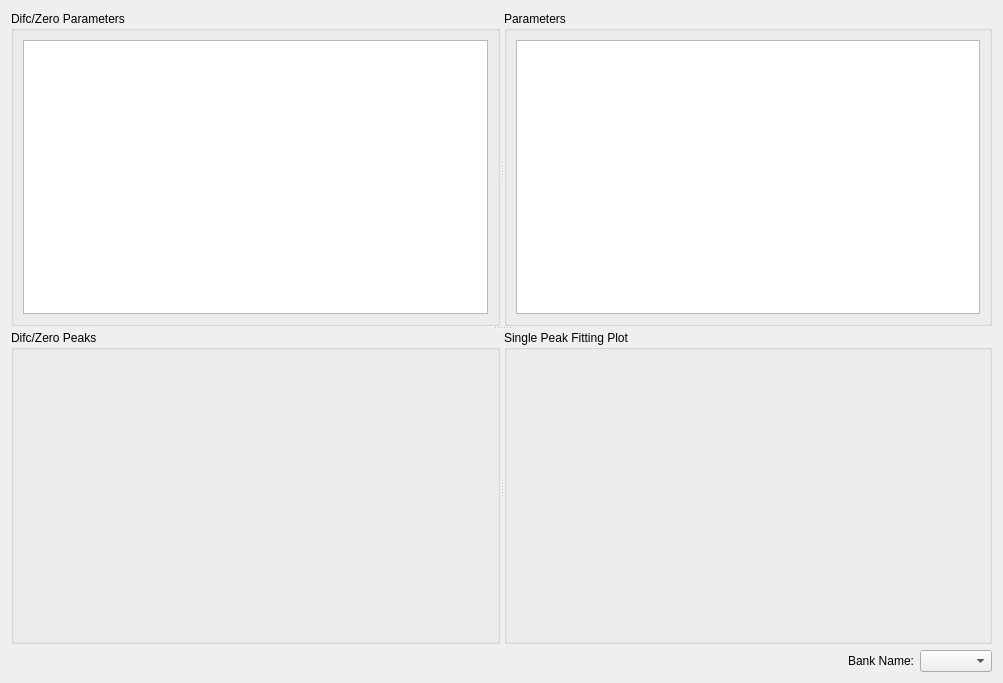
<?xml version="1.0" encoding="UTF-8"?>
<ui version="4.0">
 <class>EnggDiffPeakDiag</class>
 <widget class="QWidget" name="EnggDiffPeakDiag">
  <property name="geometry">
   <rect>
    <x>0</x>
    <y>0</y>
    <width>1000</width>
    <height>680</height>
   </rect>
  </property>
  <property name="sizePolicy">
   <sizepolicy hsizetype="Expanding" vsizetype="Expanding">
    <horstretch>0</horstretch>
    <verstretch>0</verstretch>
   </sizepolicy>
  </property>
  <property name="windowTitle">
   <string>Form</string>
  </property>
  <layout class="QGridLayout" name="gridLayout_2">
   <item row="0" column="0">
    <widget class="QSplitter" name="splitter_3">
     <property name="sizePolicy">
      <sizepolicy hsizetype="Preferred" vsizetype="Expanding">
       <horstretch>0</horstretch>
       <verstretch>10</verstretch>
      </sizepolicy>
     </property>
     <property name="orientation">
      <enum>Qt::Vertical</enum>
     </property>
     <widget class="QSplitter" name="splitter_2">
      <property name="sizePolicy">
       <sizepolicy hsizetype="Expanding" vsizetype="Preferred">
        <horstretch>0</horstretch>
        <verstretch>10</verstretch>
       </sizepolicy>
      </property>
      <property name="orientation">
       <enum>Qt::Horizontal</enum>
      </property>
      <widget class="QGroupBox" name="groupBox_peak_diag_difc_param">
       <property name="minimumSize">
        <size>
         <width>489</width>
         <height>315</height>
        </size>
       </property>
       <property name="title">
        <string>Difc/Zero Parameters</string>
       </property>
       <layout class="QGridLayout" name="gridLayout_3">
        <item row="0" column="0">
         <widget class="QTableView" name="tableView">
          <property name="minimumSize">
           <size>
            <width>256</width>
            <height>192</height>
           </size>
          </property>
         </widget>
        </item>
       </layout>
      </widget>
      <widget class="QGroupBox" name="groupBox_peak_diag_params">
       <property name="minimumSize">
        <size>
         <width>488</width>
         <height>315</height>
        </size>
       </property>
       <property name="title">
        <string>Parameters</string>
       </property>
       <layout class="QGridLayout" name="gridLayout_4">
        <item row="0" column="0">
         <widget class="QTableView" name="tableView_peak_diag_">
          <property name="minimumSize">
           <size>
            <width>256</width>
            <height>192</height>
           </size>
          </property>
         </widget>
        </item>
       </layout>
      </widget>
     </widget>
     <widget class="QSplitter" name="splitter">
      <property name="sizePolicy">
       <sizepolicy hsizetype="Expanding" vsizetype="Preferred">
        <horstretch>0</horstretch>
        <verstretch>10</verstretch>
       </sizepolicy>
      </property>
      <property name="orientation">
       <enum>Qt::Horizontal</enum>
      </property>
      <widget class="QGroupBox" name="groupBox_peak_diag_difc_plot">
       <property name="sizePolicy">
        <sizepolicy hsizetype="Preferred" vsizetype="Preferred">
         <horstretch>0</horstretch>
         <verstretch>0</verstretch>
        </sizepolicy>
       </property>
       <property name="minimumSize">
        <size>
         <width>489</width>
         <height>314</height>
        </size>
       </property>
       <property name="title">
        <string>Difc/Zero Peaks</string>
       </property>
       <layout class="QGridLayout" name="gridLayout_5">
        <item row="0" column="0">
         <widget class="QwtPlot" name="plot_peak_diag_difcZero">
          <property name="sizePolicy">
           <sizepolicy hsizetype="Expanding" vsizetype="Expanding">
            <horstretch>0</horstretch>
            <verstretch>0</verstretch>
           </sizepolicy>
          </property>
          <property name="minimumSize">
           <size>
            <width>256</width>
            <height>192</height>
           </size>
          </property>
          <property name="sizeIncrement">
           <size>
            <width>2</width>
            <height>2</height>
           </size>
          </property>
         </widget>
        </item>
       </layout>
      </widget>
      <widget class="QGroupBox" name="groupBox_peak_diag_peak_plot">
       <property name="sizePolicy">
        <sizepolicy hsizetype="Preferred" vsizetype="Preferred">
         <horstretch>0</horstretch>
         <verstretch>0</verstretch>
        </sizepolicy>
       </property>
       <property name="minimumSize">
        <size>
         <width>488</width>
         <height>314</height>
        </size>
       </property>
       <property name="title">
        <string>Single Peak Fitting Plot</string>
       </property>
       <layout class="QGridLayout" name="gridLayout_6">
        <item row="0" column="0">
         <widget class="QwtPlot" name="plot_peak_diag_singlePeak">
          <property name="sizePolicy">
           <sizepolicy hsizetype="Expanding" vsizetype="Expanding">
            <horstretch>0</horstretch>
            <verstretch>0</verstretch>
           </sizepolicy>
          </property>
          <property name="minimumSize">
           <size>
            <width>256</width>
            <height>192</height>
           </size>
          </property>
          <property name="sizeIncrement">
           <size>
            <width>2</width>
            <height>2</height>
           </size>
          </property>
         </widget>
        </item>
       </layout>
      </widget>
     </widget>
    </widget>
   </item>
   <item row="1" column="0">
    <layout class="QHBoxLayout" name="horizontalLayout">
     <item>
      <spacer name="horizontalSpacer">
       <property name="orientation">
        <enum>Qt::Horizontal</enum>
       </property>
       <property name="sizeHint" stdset="0">
        <size>
         <width>40</width>
         <height>20</height>
        </size>
       </property>
      </spacer>
     </item>
     <item>
      <widget class="QLabel" name="label_peak_diag_bankName">
       <property name="text">
        <string>Bank Name:</string>
       </property>
       <property name="alignment">
        <set>Qt::AlignRight|Qt::AlignTrailing|Qt::AlignVCenter</set>
       </property>
      </widget>
     </item>
     <item>
      <widget class="QComboBox" name="comboBox_peak_diag_bank_select"/>
     </item>
    </layout>
   </item>
  </layout>
 </widget>
 <customwidgets>
  <customwidget>
   <class>QwtPlot</class>
   <extends>QFrame</extends>
   <header>qwt_plot.h</header>
   <container>1</container>
  </customwidget>
 </customwidgets>
 <resources/>
 <connections/>
</ui>
